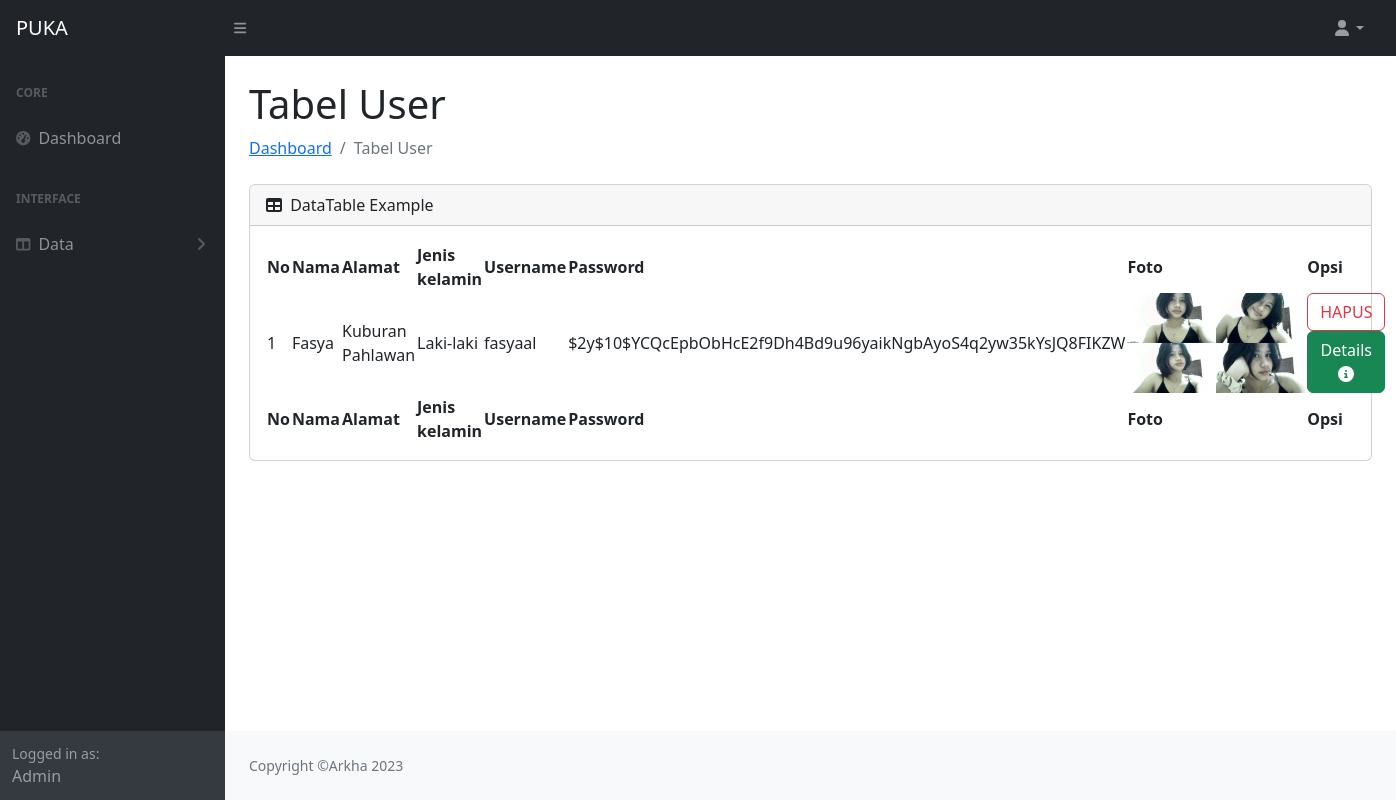
/admin/tabel_user.php, run on the app's committed database.
### tables this page shows
CREATE TABLE `data_user` (
  `id_user` int(11) NOT NULL,
  `nama` varchar(250) NOT NULL,
  `alamat` text NOT NULL,
  `jenis_kelamin` varchar(50) NOT NULL,
  `gambar` varchar(255) NOT NULL,
  `username` varchar(250) NOT NULL,
  `password` varchar(250) NOT NULL
);

### admin/tabel_user.php (the view, shortened to what this page needs)
<!DOCTYPE html>
<html lang="en">
<head>
</head>
<body>
    <!DOCTYPE html>
    <html lang="en">
    <head>
        <link href="https://cdn.jsdelivr.net/npm/simple-datatables@7.1.2/dist/style.min.css" rel="stylesheet" />
        <link href="../css/styles.css" rel="stylesheet" />
    </head>
    <body class="sb-nav-fixed">
        <nav class="sb-topnav navbar navbar-expand navbar-dark bg-dark">
            <p class="navbar-brand ps-3">PUKA</p>
            <button class="btn btn-link btn-sm order-1 order-lg-0 me-4 me-lg-0" id="sidebarToggle" href="#!"><i
                    class="fas fa-bars"></i></button>
            <ul class="navbar-nav ms-auto ms-md-0 me-3 me-lg-4">
                <li class="nav-item dropdown">
                    <a class="nav-link dropdown-toggle" id="navbarDropdown" href="#" role="button"
                        data-bs-toggle="dropdown" aria-expanded="false"><i class="fas fa-user fa-fw"></i></a>
                </li>
            </ul>
        </nav>
        <div id="layoutSidenav">
            <div id="layoutSidenav_nav">
                <nav class="sb-sidenav accordion sb-sidenav-dark" id="sidenavAccordion">
                    <div class="sb-sidenav-menu">
                        <div class="nav">
                            <div class="sb-sidenav-menu-heading">Core</div>
                            <a class="nav-link" href="index.php">
                                <div class="sb-nav-link-icon"><i class="fas fa-tachometer-alt"></i></div>
                                Dashboard
                            </a>
                            <div class="sb-sidenav-menu-heading">Interface</div>
                            <a class="nav-link collapsed" href="#" data-bs-toggle="collapse"
                                data-bs-target="#collapseLayouts" aria-expanded="false" aria-controls="collapseLayouts">
                                <div class="sb-nav-link-icon"><i class="fas fa-columns"></i></div>
                                Data
                                <div class="sb-sidenav-collapse-arrow"><i class="fas fa-angle-down"></i></div>
                            </a>
                        </div>
                    </div>
                    <div class="sb-sidenav-footer">
                        <div class="small">Logged in as:</div>
                        Admin
                    </div>
                </nav>
            </div>
            <div id="layoutSidenav_content">
                <main>
                    <div class="container-fluid px-4">
                        <h1 class="mt-4">Tabel User</h1>
                        <ol class="breadcrumb mb-4">
                            <li class="breadcrumb-item"><a href="index.php">Dashboard</a></li>
                            <li class="breadcrumb-item active">Tabel User</li>
                        </ol>
                        <div class="card mb-4">
                            <div class="card-header">
                                <i class="fas fa-table me-1"></i>
                                DataTable Example
                            </div>
                            <div class="card-body">
                                <table id="datatablesSimple">
                                    <thead>
                                        <tr>
                                            <th>No</th>
                                            <th>Nama</th>
                                            <th>Alamat</th>
                                            <th>Jenis kelamin</th>
                                            <th>Username</th>
                                            <th>Password</th>
                                            <th>Foto</th>
                                            <th>Opsi</th>
                                        </tr>
                                    </thead>
                                    <tfoot>
                                        <tr>
                                            <th>No</th>
                                            <th>Nama</th>
                                            <th>Alamat</th>
                                            <th>Jenis kelamin</th>
                                            <th>Username</th>
                                            <th>Password</th>
                                            <th>Foto</th>
                                            <th>Opsi</th>
                                        </tr>
                                    </tfoot>
                                    <tbody>
                                        <?php
                                        include 'koneksi.php';
                                        $no = 1;
                                        $data = mysqli_query($koneksi, "select * from data_user");
                                        while ($d = mysqli_fetch_array($data)) {
                                            ?>
                                            <tr>
                                                <td>
                                                    <?php echo $no++; ?>
                                                </td>
                                                <td>
                                                    <?php echo $d['nama']; ?>
                                                </td>
                                                <td>
                                                    <?php echo $d['alamat']; ?>
                                                </td>
                                                <td>
                                                    <?php echo $d['jenis_kelamin']; ?>
                                                </td>
                                                <td>
                                                    <?php echo $d['username']; ?>
                                                </td>
                                                <td>
                                                    <?php echo $d['password']; ?>
                                                </td>
                                                <td>
                                                    <img src="../user/gambar/<?php echo $d['gambar'] ?>" height="100">
                                                </td>
                                                <td>
                                                    <a href="hapus_user.php?id_user=<?php echo $d['id_user']; ?>"
                                                        class="btn btn-outline-danger">HAPUS</a>
                                                    <a href="details.php?id_user=<?php echo $d['id_user']; ?>"
                                                        class="btn btn-success">Details <i
                                                            class="fa fa-info-circle text-white"></i></a>
                                                </td>
                                            </tr>
                                            <?php
                                        }
                                        ?>
                                </table>
                            </div>
                        </div>
                    </div>
                </main>
                <footer class="py-4 bg-light mt-auto">
                    <div class="container-fluid px-4">
                        <div class="d-flex align-items-center justify-content-between small">
                            <div class="text-muted">Copyright &copy;Arkha 2023</div>
                        </div>
                    </div>
                </footer>
            </div>
        </div>
    </body>
    </html>
</body>
</html>

### data on the page
data_user: nama "Fasya", alamat "Kuburan Pahlawan", jenis_kelamin "Laki-laki", username "fasyaal", password "$2y$10$YCQcEpbObHcE2f9Dh4Bd9u96yaikNgbAyoS4q2yw35kYsJQ8FIKZW", gambar (picture)
